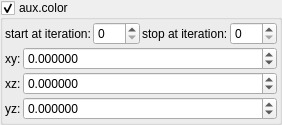
    <widget class="MyGroupBox" name="groupCheck_fold_color_aux_color_enabled_false">
     <property name="toolTip">
      <string/>
     </property>
     <property name="title">
      <string>aux.color&amp;</string>
     </property>
     <property name="checkable">
      <bool>true</bool>
     </property>
     <layout class="QVBoxLayout" name="verticalLayout_58">
      <property name="spacing">
       <number>2</number>
      </property>
      <property name="leftMargin">
       <number>2</number>
      </property>
      <property name="topMargin">
       <number>2</number>
      </property>
      <property name="rightMargin">
       <number>2</number>
      </property>
      <property name="bottomMargin">
       <number>2</number>
      </property>
      <item>
       <layout class="QHBoxLayout" name="horizontalLayout_14" stretch="0,1,0,1">
        <item>
         <widget class="QLabel" name="label_102">
          <property name="text">
           <string>start at iteration:</string>
          </property>
         </widget>
        </item>
        <item>
         <widget class="MySpinBox" name="spinboxInt_fold_color_start_iterations_A">
          <property name="sizePolicy">
           <sizepolicy hsizetype="Minimum" vsizetype="Maximum">
            <horstretch>0</horstretch>
            <verstretch>0</verstretch>
           </sizepolicy>
          </property>
          <property name="minimum">
           <number>0</number>
          </property>
          <property name="maximum">
           <number>999</number>
          </property>
          <property name="value">
           <number>0</number>
          </property>
         </widget>
        </item>
        <item>
         <widget class="QLabel" name="label_74">
          <property name="text">
           <string>stop at iteration:</string>
          </property>
         </widget>
        </item>
        <item>
         <widget class="MySpinBox" name="spinboxInt_fold_color_stop_iterations_A">
          <property name="sizePolicy">
           <sizepolicy hsizetype="Preferred" vsizetype="Maximum">
            <horstretch>0</horstretch>
            <verstretch>0</verstretch>
           </sizepolicy>
          </property>
          <property name="maximum">
           <number>999</number>
          </property>
         </widget>
        </item>
       </layout>
      </item>
      <item>
       <layout class="QGridLayout" name="gridLayout_16" columnstretch="0,1">
        <property name="spacing">
         <number>2</number>
        </property>
        <item row="1" column="1">
         <widget class="MyDoubleSpinBox" name="spinbox4_fold_color_difs_0000_y">
          <property name="sizePolicy">
           <sizepolicy hsizetype="Minimum" vsizetype="Maximum">
            <horstretch>0</horstretch>
            <verstretch>0</verstretch>
           </sizepolicy>
          </property>
          <property name="prefix">
           <string/>
          </property>
          <property name="suffix">
           <string/>
          </property>
          <property name="decimals">
           <number>6</number>
          </property>
          <property name="minimum">
           <double>-99.999899999999997</double>
          </property>
          <property name="maximum">
           <double>99.999899999999997</double>
          </property>
          <property name="singleStep">
           <double>0.100000000000000</double>
          </property>
         </widget>
        </item>
        <item row="0" column="0">
         <widget class="QLabel" name="label_134">
          <property name="text">
           <string notr="true">xy:</string>
          </property>
         </widget>
        </item>
        <item row="1" column="0">
         <widget class="QLabel" name="label_135">
          <property name="text">
           <string notr="true">xz:</string>
          </property>
         </widget>
        </item>
        <item row="0" column="1">
         <widget class="MyDoubleSpinBox" name="spinbox4_fold_color_difs_0000_x">
          <property name="sizePolicy">
           <sizepolicy hsizetype="Minimum" vsizetype="Maximum">
            <horstretch>0</horstretch>
            <verstretch>0</verstretch>
           </sizepolicy>
          </property>
          <property name="prefix">
           <string/>
          </property>
          <property name="suffix">
           <string/>
          </property>
          <property name="decimals">
           <number>6</number>
          </property>
          <property name="minimum">
           <double>-99.999899999999997</double>
          </property>
          <property name="maximum">
           <double>99.999899999999997</double>
          </property>
          <property name="singleStep">
           <double>0.100000000000000</double>
          </property>
         </widget>
        </item>
        <item row="2" column="1">
         <widget class="MyDoubleSpinBox" name="spinbox4_fold_color_difs_0000_z">
          <property name="sizePolicy">
           <sizepolicy hsizetype="Minimum" vsizetype="Maximum">
            <horstretch>0</horstretch>
            <verstretch>0</verstretch>
           </sizepolicy>
          </property>
          <property name="prefix">
           <string/>
          </property>
          <property name="suffix">
           <string/>
          </property>
          <property name="decimals">
           <number>6</number>
          </property>
          <property name="minimum">
           <double>-99.999899999999997</double>
          </property>
          <property name="maximum">
           <double>99.999899999999997</double>
          </property>
          <property name="singleStep">
           <double>0.100000000000000</double>
          </property>
         </widget>
        </item>
        <item row="2" column="0">
         <widget class="QLabel" name="label_136">
          <property name="text">
           <string notr="true">yz:</string>
          </property>
         </widget>
        </item>
       </layout>
      </item>
     </layout>
    </widget>
